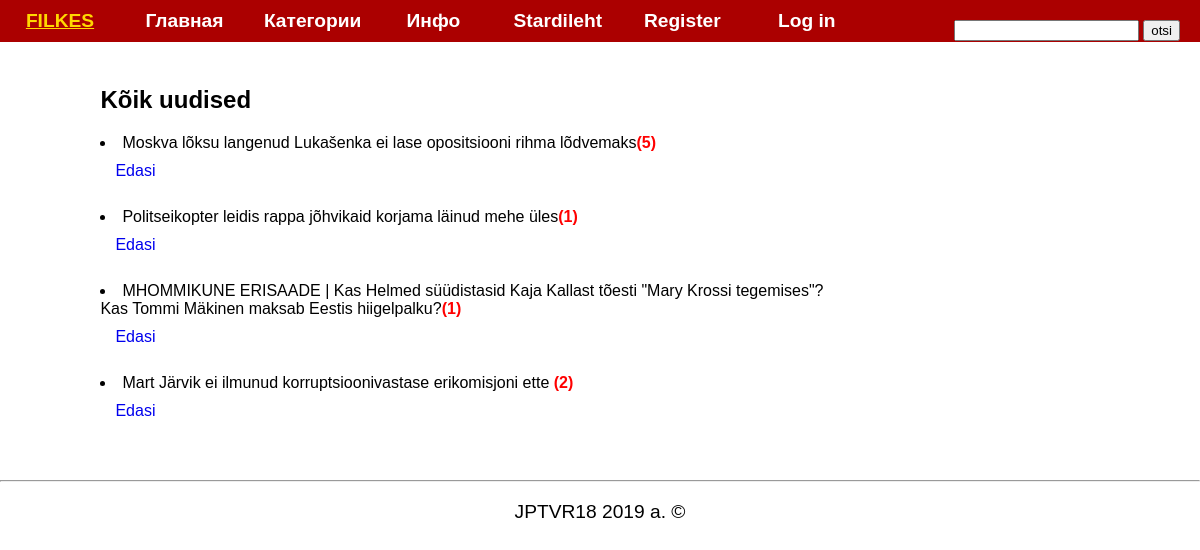
Screenshot of /all with the database file from the repository.
### tables this page shows
CREATE TABLE `news` (
  `id` int(11) NOT NULL,
  `title` varchar(255) NOT NULL,
  `text` text NOT NULL,
  `picture` blob NOT NULL,
  `category_id` int(11) NOT NULL,
  `user_id` int(11) NOT NULL
);

### controller/Controller.php (called while the page is built, shortened)
<?php
class Controller {
	public static function AllNews() {
		$arr = News::getAllNews();
		include_once 'view/allnews.php';
	}
	public static function CommentsCount($newsid) {
		$arr = Comments::getCommentsCountByNewsID($newsid);
		ViewComments::CommentsCount($arr);
	}
}
?>

### route/routing.php (called while the page is built)
<?php
	$host = explode('?', $_SERVER['REQUEST_URI'])[0];
	$num = substr_count($host, '/');
	$path = explode('/', $host)[$num];
	if($path == '' OR $path == 'index' OR $path == 'index.php') {
		$response = Controller::StartSite();
	}
	elseif($path == 'all') {
		$response = Controller::AllNews();
	}
	elseif($path == 'category' and isset($_GET['id'])) {
		$response = Controller::NewsByCatID($_GET['id']);
	}
	elseif($path == 'news' and isset($_GET['id'])) {
		$response = Controller::NewsByID($_GET['id']);
	}
	elseif($path == 'insertcomment' and isset($_GET['comment'],$_GET['id']))
	{
		$response = Controller::InsertComment($_GET['comment'],$_GET['id']);
	}
	elseif ($path == 'registerForm')
	{
		$response = Controller::registerForm();
	}
	elseif ($path == 'registerAnswer')
	{
		$response = Controller::registerUser();
	}
	else {
		$response = Controller::error404();
	}
?>

### index.php (called while the page is built, shortened)
<?php
include_once 'inc/Database.php';
require 'model/Category.php';
require 'model/News.php';
require 'model/Comments.php';
include_once 'view/news.php';
include_once 'view/comments.php';
include_once 'controller/Controller.php';
include_once 'route/routing.php';
?>

### inc/Database.php (called while the page is built, shortened)
<?php
class database {
	private $conn;
	private $host;
	private $user;
	private $password;
	private $baseName;
	function __construct() {
		$this->host = 'localhost';
		$this->user = 'root';
		$this->password = '';
		$this->baseName = 'jptvr18hovinen';
	}
	function connect() {
		try {
			$this->conn = new PDO ('mysql:host='.$this->host.';dbname='.$this->
					baseName.'', $this->user, $this->password, array(PDO::
					MYSQL_ATTR_INIT_COMMAND => 'SET NAMES utf8'));
		}
		catch (Exception $e) {
			die('Connection failed : '.$e->getMessage());
		}
		return $this->conn;
	}
	function disconnect() {
		if ($this->conn) {
			$this->conn = null;
		}
	}
	function getOne($query) {
		$stmt = $this->conn->prepare($query);
		$stmt->execute();
		$stmt->setFetchMode(PDO::FETCH_ASSOC);
		$response = $stmt->fetch();
		return $response;
	}
	function getAll($query) {
		$stmt = $this->conn->prepare($query);
		$stmt->execute();
		$stmt->setFetchMode(PDO::FETCH_ASSOC);
		$response = $stmt->fetchAll();
		return $response;
	}
}
?>

### model/News.php (called while the page is built, shortened)
<?php
class News {
	public static function getAllNews() {
		$query = "SELECT * FROM news ORDER BY id DESC" ;
		$db = new Database();
		$arr = $db->getAll($query);
		return $arr;
	}
}
?>

### model/Comments.php (called while the page is built, shortened)
<?php
class Comments  {
	public static function getCommentsCountByNewsID($id) {
		$query = "SELECT count(id) as 'count' FROM comments WHERE news_id=".(string)$id;
		$db = new Database();
		$c = $db->getOne($query);
		return $c;
	}
}
?>

### view/news.php (the view, shortened to what this page needs)
<?php
class ViewNews {
	public static function AllNews($arr) {
		foreach($arr as $value) {
			echo "<li >".$value['title'];
			Controller::CommentsCount($value['id']);
			echo "<a href='news?id=".$value['id']."'>Edasi</a></li><br>";
		}
	}
}
?>

### view/allnews.php (shortened to what this page needs)
<h1>Kõik uudised </h1>
<br>
<?php
ViewNews::AllNews($arr);
$content = ob_get_clean();
include_once 'view/layout.php';
?>

### view/comments.php (shortened to what this page needs)
<?php
class ViewComments {
	public static function CommentsCount($value) {
		if ($value['count']>0) {
			echo '<b><font color="red">('.$value['count'].') </font></b>';
		}
	}
}
?>

### view/layout.php (shortened to what this page needs)
<!DOCTYPE html>
<html>
	<head>
			<link rel="stylesheet" type="text/css" href="style.css">
	</head>
	<body>
		<nav class="one">
			<ul class="topmenu">
				<li class="topmenuli"><a href="index">FILKES</a></li>
				<li class="topmenuli"><a href="index">Главная</a></li>
				<li class="topmenuli"><a href="#">Категории<i class="fa fa-angle-down"></i></a>
				</li>
				<li class="topmenuli"><a href="iwww">Инфо</a></li>
				<li class="topmenuli"><a href="./">Stardileht</a></li>
				<li class="topmenuli"><a href="registerForm">Register</a></li>
				<li class="topmenuli"><a href="./admin/login">Log in</a></li>
				<div class="pull-right">
					<li class="topmenuli">
						<form action="search">
							<input type="text" name="otsi">
							<input type="submit" value="otsi">
						</form>
					</li>
				</div>
			</ul>
		</nav>
		<section>
			<div class = 'divBox'>
				<?php
				if(isset($content)){
					echo $content;
				}
				else{
					echo '<h1>Content is gone!</h1>';
				}
				?>
			</div>
		</section>
		<hr>
		<p style="display:block; text-align:center;">JPTVR18 2019 a. &copy</p>
	</body>
</html>

### style.css (style rules this page uses)
body { margin:0; font-family: Arial; }
nav { width: 100%; margin: auto; padding: auto; }
ul { list-style: none; margin: 0; padding: 0; }
.topmenu > li { display: inline-block; margin-right: auto; position: relative; width: 10%; padding: auto; text-align: center; }
.divBox { width: 85%; margin-left: 20px; }
.pull-right { padding:20px; float: right; }
a { display: block; padding: 10px 15px; text-decoration: none; outline: none; transition: .5s linear; }
.fa { font-family: "FontAwesome"; color: inherit; padding-left: 10px; }
.one ul { background: #AB0000; }
.one ul a { color: white; font-weight: 600; font-size: 1.2em; }
section { padding: 2%; display: flex; align-content: center; justify-content: center; }
p { word-wrap: break-word; display: flex; font-size: 1.2rem; }
h1 { width: auto; display: inline-block; }

### rows the page displays
news: title "Moskva lõksu langenud Lukašenka ei lase opositsiooni rihma lõdvemaks", count "5"
news: title "Politseikopter leidis rappa jõhvikaid korjama läinud mehe üles", count "1"
news: title "MHOMMIKUNE ERISAADE | Kas Helmed süüdistasid Kaja Kallast tõesti \"Mary Krossi tegemises\"? Kas Tommi Mäkinen maksab Eestis hiigelpalku?", count "1"
news: title "Mart Järvik ei ilmunud korruptsioonivastase erikomisjoni ette", count "2"
